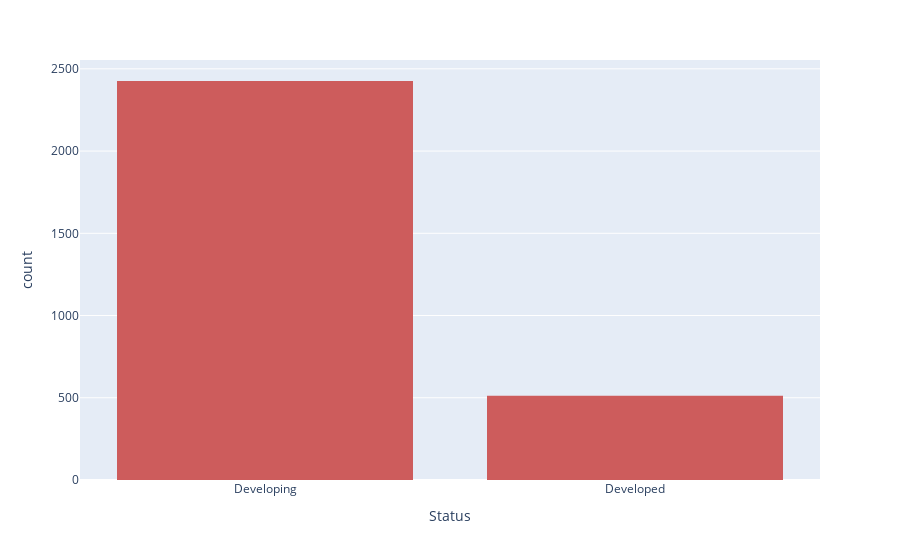

Notebook cell for this chart:
### Code cell
plt.figure(figsize=(10,8))
px.histogram(data, x="Status", color_discrete_sequence=['indianred'])

### Figure 1 — Plotly figure (JSON) as saved in the notebook; plotly's stock layout.template omitted (floating-point values rounded to 4 significant figures; data arrays with more than 128 entries replaced by an {"elided": "..."} marker saying what was removed)
{"data": [{"alignmentgroup": "True", "bingroup": "x", "hovertemplate": "Status=%{x}<br>count=%{y}<extra></extra>", "legendgroup": "", "marker": {"color": "indianred"}, "name": "", "offsetgroup": "", "orientation": "v", "showlegend": false, "type": "histogram", "x": {"elided": "2938 str values"}, "xaxis": "x", "yaxis": "y"}], "layout": {"barmode": "relative", "legend": {"tracegroupgap": 0}, "margin": {"t": 60}, "xaxis": {"anchor": "y", "domain": [0, 1], "title": {"text": "Status"}}, "yaxis": {"anchor": "x", "domain": [0, 1], "title": {"text": "count"}}}}
